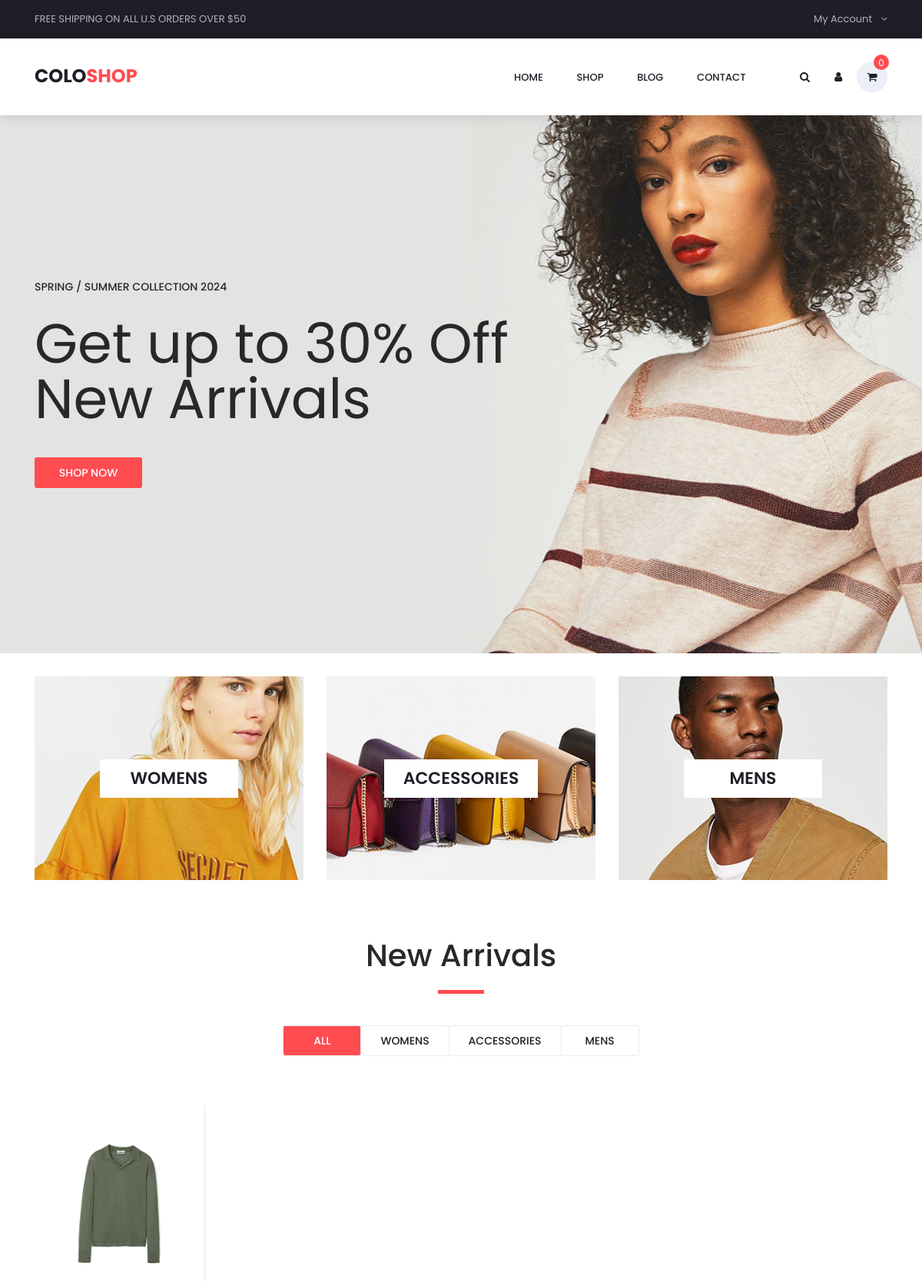
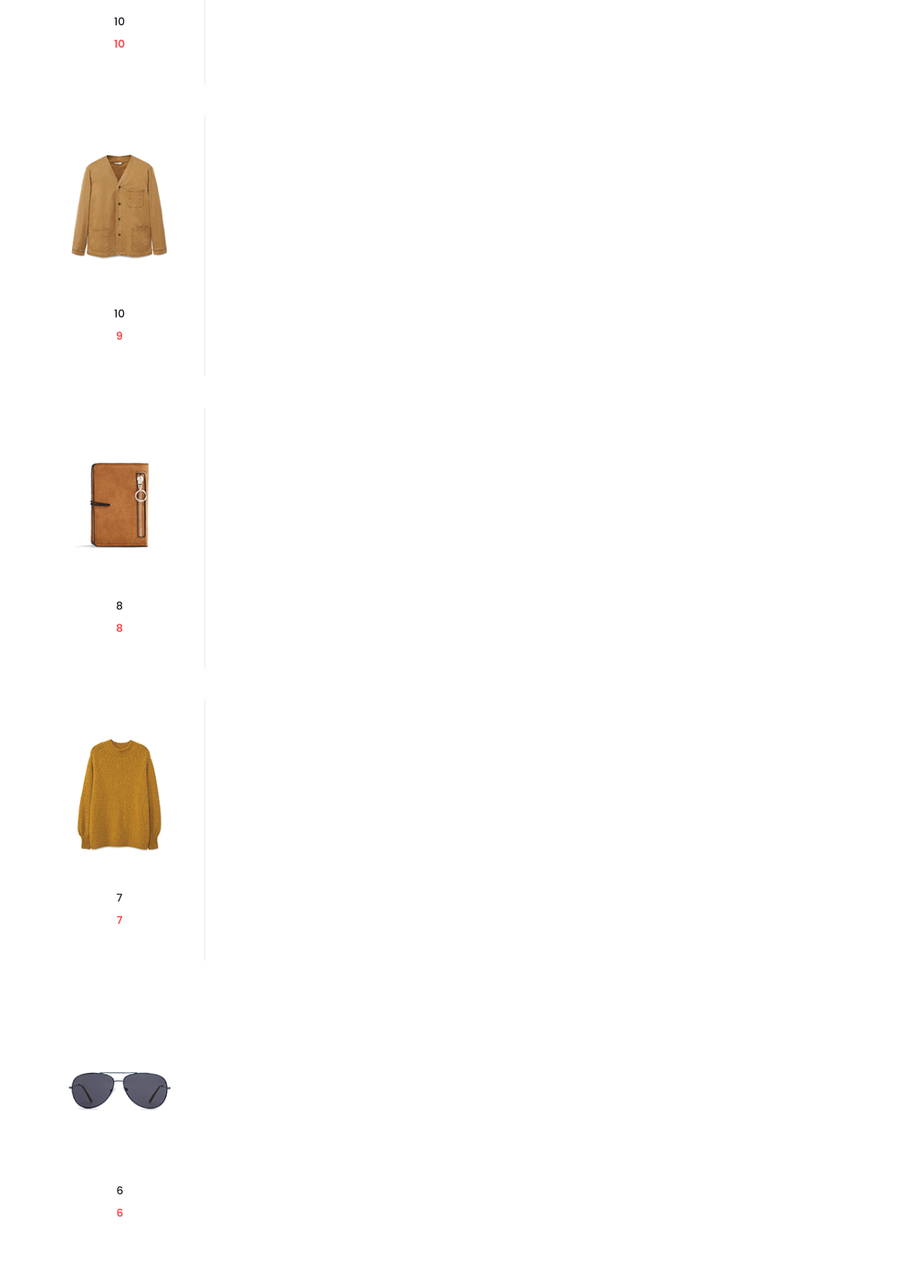
The page / (upper part) on the database its author committed (2 pictures, top to bottom).
### tables this page shows
CREATE TABLE `tbl_danhmuc` (
  `id_danhmuc` int(11) NOT NULL,
  `tendanhmuc` varchar(100) NOT NULL,
  `banner` varchar(100) NOT NULL
);

CREATE TABLE `tbl_sanpham` (
  `id_sanpham` int(11) NOT NULL,
  `tensanpham` varchar(100) NOT NULL,
  `masanpham` varchar(100) NOT NULL,
  `giasanpham` float NOT NULL,
  `soluong` int(11) NOT NULL,
  `hinhanh` varchar(100) NOT NULL,
  `tomtat` tinytext NOT NULL,
  `noidung` text NOT NULL,
  `id_danhmuc` int(11) NOT NULL,
  `trangthai` int(11) NOT NULL
);

### pages/new_arrivals.php (the view, shortened to what this page needs)
<?php
$sql_danhmuc = "SELECT * FROM tbl_danhmuc";
$query_danhmuc = $conn->query($sql_danhmuc);
$sql_show_new = "SELECT * FROM tbl_sanpham,tbl_danhmuc WHERE tbl_sanpham.id_danhmuc=tbl_danhmuc.id_danhmuc AND tbl_sanpham.trangthai=1 ORDER BY tbl_sanpham.id_sanpham DESC LIMIT 10";
$query_show_new = $conn->query($sql_show_new);
?>
<div class="new_arrivals">
	<div class="container">
		<div class="row">
			<div class="col text-center">
				<div class="section_title new_arrivals_title">
					<h2>New Arrivals</h2>
				</div>
			</div>
		</div>
		<div class="row align-items-center">
			<div class="col text-center">
				<div class="new_arrivals_sorting">
					<ul class="arrivals_grid_sorting clearfix button-group filters-button-group">
						<li class="grid_sorting_button button d-flex flex-column justify-content-center align-items-center active is-checked" data-filter="*">all</li>
						<?php
						foreach ($query_danhmuc as $row) {
						?>
							<li class="grid_sorting_button button d-flex flex-column justify-content-center align-items-center" data-filter=".<?php echo "$row[tendanhmuc]" ?>"><?php echo "$row[tendanhmuc]" ?></li>
						<?php
						}
						?>
					</ul>
				</div>
			</div>
		</div>
		<div class="row">
			<div class="col">
				<div class="product-grid" data-isotope='{ "itemSelector": ".product-item", "layoutMode": "fitRows" }'>
					<?php
					foreach ($query_show_new as $row) {
					?><form action="cart/add.php?id_sanpham=<?php echo $row['id_sanpham'] ?>" method="post">
							<div class="product-item <?php echo "$row[tendanhmuc]" ?>">
								<div class="product discount product_filter">
									<div class="product_image">
										<img src="images/<?php echo "$row[hinhanh]" ?>" alt="">
									</div>
									<div class="product_info">
										<h6 class="product_name"><a href="single.php?id_sanpham=<?php echo "$row[id_sanpham]" ?>"><?php echo "$row[tensanpham]" ?></a></h6>
										<div class="product_price"><?php echo "$row[giasanpham]" ?></div>
									</div>
								</div>
							</div>
						</form>
					<?php
					}
					?>
				</div>
			</div>
		</div>
	</div>
</div>

### pages/banner.php
<?php
$sql = "SELECT * FROM tbl_danhmuc";
$result = $conn->query($sql);?>
<div class="banner">
	<div class="container">
		<div class="row">
			<?php
			foreach ($result as $row) {
			?>
				<div class="col-md-4">
					<div class="banner_item align-items-center" style="background-image:url(images/<?php echo"$row[banner]"?>)">
						<div class="banner_category">
							<a href="product_categories.php?category=<?php echo $row['tendanhmuc']?>"><?php echo"$row[tendanhmuc]"?></a>
						</div>
					</div>
				</div>
			<?php
			}
			?>
		</div>
	</div>
</div>

### rows shown on the page
tbl_danhmuc: banner (picture), tendanhmuc "WOMENS"
tbl_danhmuc: banner (picture), tendanhmuc "ACCESSORIES"
tbl_danhmuc: banner (picture), tendanhmuc "MENS"
tbl_sanpham: hinhanh (picture), tensanpham "10", giasanpham "10"
tbl_sanpham: hinhanh (picture), tensanpham "10", giasanpham "9"
tbl_sanpham: hinhanh (picture), tensanpham "8", giasanpham "8"
tbl_sanpham: hinhanh (picture), tensanpham "7", giasanpham "7"
tbl_sanpham: hinhanh (picture), tensanpham "6", giasanpham "6"

### other values the page prints
$result_chitiet->num_rows "0"
